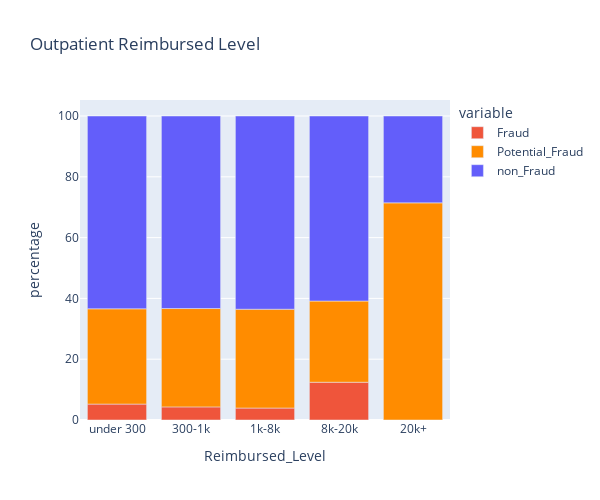

The notebook cell saved with this chart:
### Code cell
fig3 = out_reim.plot.bar(x='Reimbursed_Level', y=['Fraud',
                                            'Potential_Fraud',
                                            'non_Fraud'],
                         title="Outpatient Reimbursed Level",
                        color_discrete_map={'non_Fraud':'#635EFA', 
                                                   'Potential_Fraud': '#FF8C00',
                                           'Fraud':'#EF553B'}, width=600, height=500,labels={"value": "percentage"})
fig3.show()

### Figure 1 — Plotly figure (JSON) as saved in the notebook; plotly's stock layout.template omitted (floating-point values rounded to 4 significant figures)
{"data": [{"alignmentgroup": "True", "hovertemplate": "variable=Fraud<br>Reimbursed_Level=%{x}<br>percentage=%{y}<extra></extra>", "legendgroup": "Fraud", "marker": {"color": "#EF553B"}, "name": "Fraud", "offsetgroup": "Fraud", "orientation": "v", "showlegend": true, "textposition": "auto", "type": "bar", "x": ["under 300", "300-1k", "1k-8k", "8k-20k", "20k+"], "xaxis": "x", "y": [5.236, 4.313, 3.933, 12.42, 0], "yaxis": "y"}, {"alignmentgroup": "True", "hovertemplate": "variable=Potential_Fraud<br>Reimbursed_Level=%{x}<br>percentage=%{y}<extra></extra>", "legendgroup": "Potential_Fraud", "marker": {"color": "#FF8C00"}, "name": "Potential_Fraud", "offsetgroup": "Potential_Fraud", "orientation": "v", "showlegend": true, "textposition": "auto", "type": "bar", "x": ["under 300", "300-1k", "1k-8k", "8k-20k", "20k+"], "xaxis": "x", "y": [31.34, 32.35, 32.5, 26.71, 71.43], "yaxis": "y"}, {"alignmentgroup": "True", "hovertemplate": "variable=non_Fraud<br>Reimbursed_Level=%{x}<br>percentage=%{y}<extra></extra>", "legendgroup": "non_Fraud", "marker": {"color": "#635EFA"}, "name": "non_Fraud", "offsetgroup": "non_Fraud", "orientation": "v", "showlegend": true, "textposition": "auto", "type": "bar", "x": ["under 300", "300-1k", "1k-8k", "8k-20k", "20k+"], "xaxis": "x", "y": [63.42, 63.33, 63.56, 60.87, 28.57], "yaxis": "y"}], "layout": {"barmode": "relative", "height": 500, "legend": {"title": {"text": "variable"}, "tracegroupgap": 0}, "title": {"text": "Outpatient Reimbursed Level"}, "width": 600, "xaxis": {"anchor": "y", "domain": [0, 1], "title": {"text": "Reimbursed_Level"}}, "yaxis": {"anchor": "x", "domain": [0, 1], "title": {"text": "percentage"}}}}
